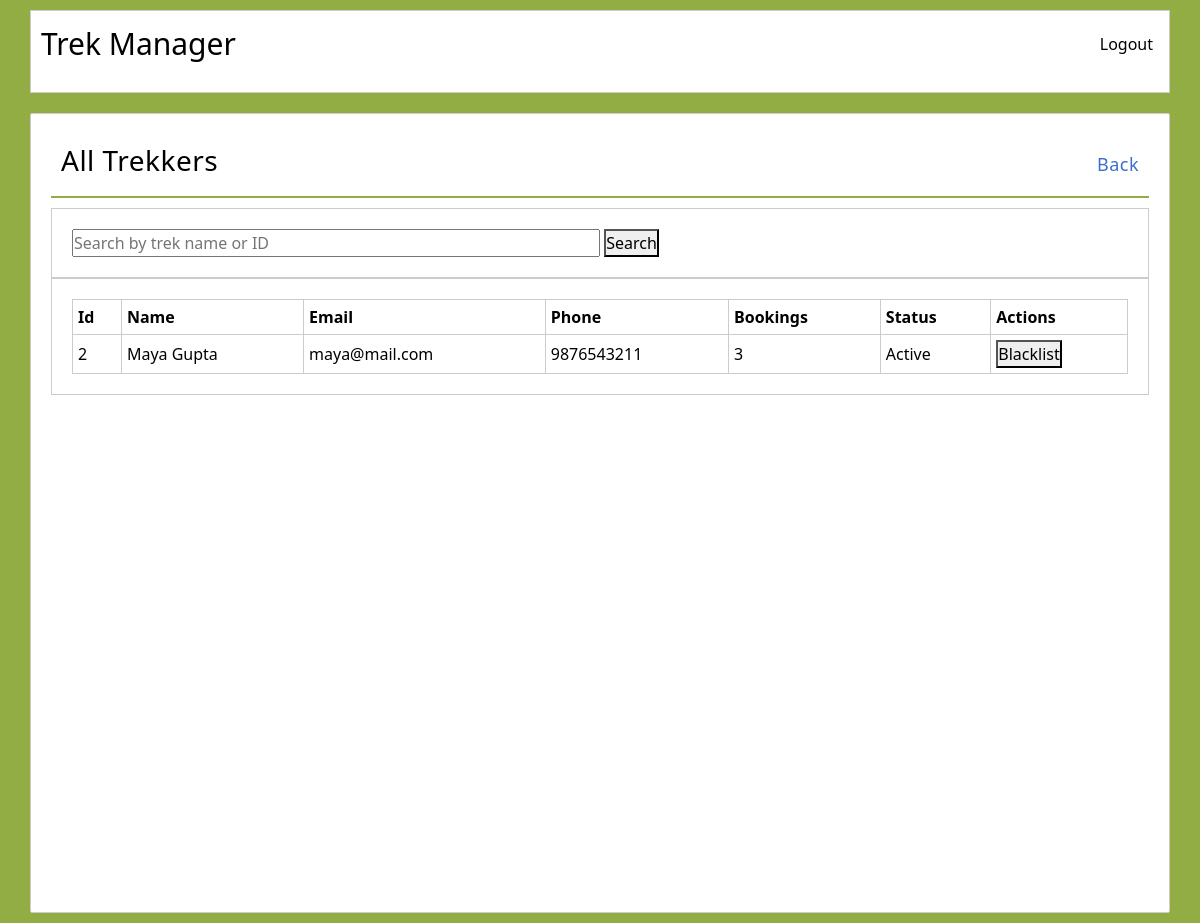
The app's page /admin/view_trekkers (signed in), older data.
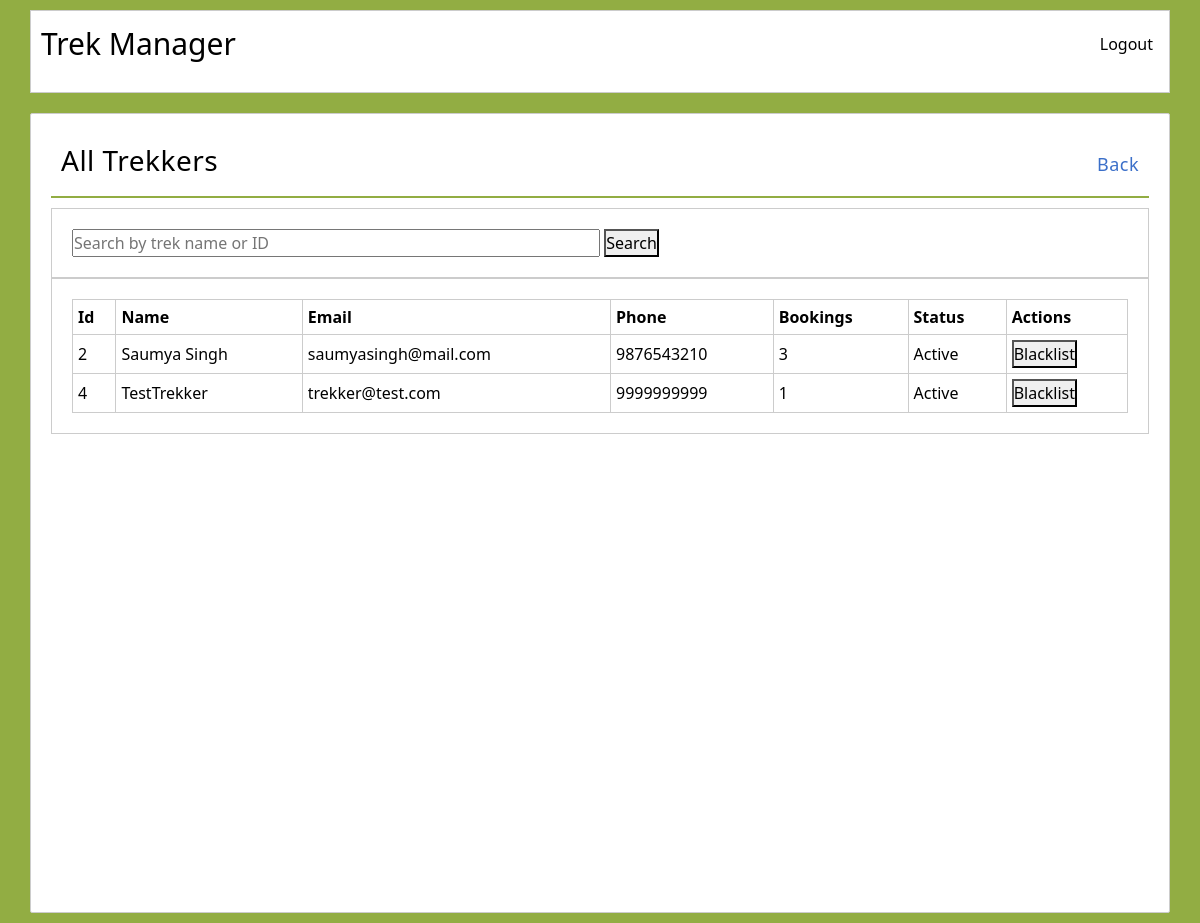
The same page, newer data.
### models.py (models this page shows)
class User(db.Model):
    __tablename__ = "users"
    id = db.Column(db.Integer, primary_key=True)
    name = db.Column(db.String(100), nullable=False)
    email = db.Column(db.String(120), unique=True, nullable=False)
    password = db.Column(db.String(200), nullable=False)
    contact = db.Column(db.String(20), nullable=True)
    role = db.Column(db.String(20), nullable=False, default="Trekker")
    is_blacklisted = db.Column(db.Boolean, default=False, nullable=False)
    treks_managed = db.relationship("Trek", backref="manager", lazy=True)
    bookings = db.relationship("Booking", backref="trekker", lazy=True, cascade="all, delete-orphan")
    staff_profile = db.relationship("StaffProfile", backref="user", uselist=False, cascade="all, delete-orphan")

### admin.py (the view)
@admin.route("/view_trekkers", methods=['POST', 'GET'])
def view_trekkers():
    search = request.args.get('search', "")
    query = User.query.filter_by(role="Trekker")
    if search:
        if search.isdigit():
            query = query.filter(User.id == int(search))
        else:
            query = query.filter(User.name.ilike(f"%{search}%"))
    all_trekkers = query.all()
    return render_template("admin/view_trekkers.html", all_trekkers=all_trekkers, search=search)

### admin.py (called while the page is built)
@admin.before_request
def check_admin():
    if not session.get('user_id'):
        flash("Please log in to continue.", "error")
        return redirect(url_for('auth.login'))
    if session.get('role') != "Admin":
        flash("Unauthorised access.", "warning")
        return redirect(url_for('auth.login'))

### templates/admin/view_trekkers.html (shortened to what this page needs)
{% extends "base.html" %}
{% block content %}
    <div class="dash-container">
        <div class="admin-dash-head">
            <h3>All Trekkers</h3>
            <a href="{{ url_for('admin.dashboard') }}">Back</a>
        </div>
        <div class="search-box">
            <form action="{{ url_for('admin.view_trekkers') }}" method="GET">
                <input type="text" name="search" value="{{ search }}" placeholder="Search by trek name or ID">
                <button type="submit">Search</button>
            </form>
        </div>
        <div class="list-box">
            <div class="trek-list">
                <table>
                    <thead>
                        <tr>
                            <th>Id</th>
                            <th>Name</th>
                            <th>Email</th>
                            <th>Phone</th>
                            <th>Bookings</th>
                            <th>Status</th>
                            <th>Actions</th>
                        </tr>
                    </thead>
                    <tbody>
                        {% for trekker in all_trekkers %}
                            <tr>
                                <td>{{ trekker.id }}</td>
                                <td>{{ trekker.name }}</td>
                                <td>{{ trekker.email}}</td>
                                <td>{{ trekker.contact }}</td>
                                <td>{{ trekker.bookings | length }}</td>
                                <td>{{ "Blacklisted" if trekker.is_blacklisted else "Active" }}</td>
                                {% if not trekker.is_blacklisted %}
                                    <td>
                                        <form action="{{ url_for('admin.blacklist_user', user_id=trekker.id) }}" method="POST">
                                            <button type="submit">Blacklist</button>
                                        </form>
                                    </td>
                                {% else %}
                                    <td>
                                        <form action="{{ url_for('admin.unblacklist_user', user_id=trekker.id) }}" method="POST">
                                            <button type="submit">Unblacklist</button>
                                        </form>
                                    </td>
                                {% endif %}
                            </tr>
                        {% endfor %}
                    </tbody>
                </table>
            </div>
        </div>
    </div>
{% endblock %}

Row changes from the older to the newer data that the page shows:
changed User id 2: name "Maya Gupta" → "Saumya Singh"; email "maya@mail.com" → "saumyasingh@mail.com"; contact "9876543211" → "9876543210"
now on this page (row edited): User: id "4", name "TestTrekker", email "trekker@test.com", contact "9999999999", bookings|length "1", is_blacklisted "Active"
